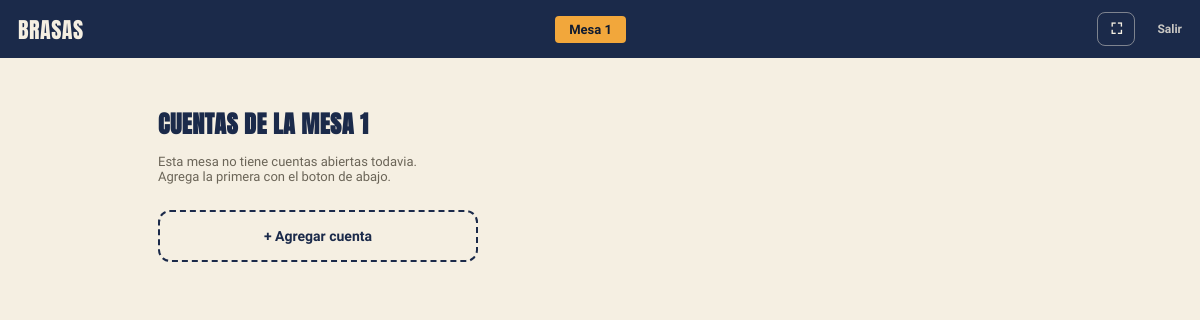
Page /mesa/1/cuentas/ (signed in) on the earlier database version.
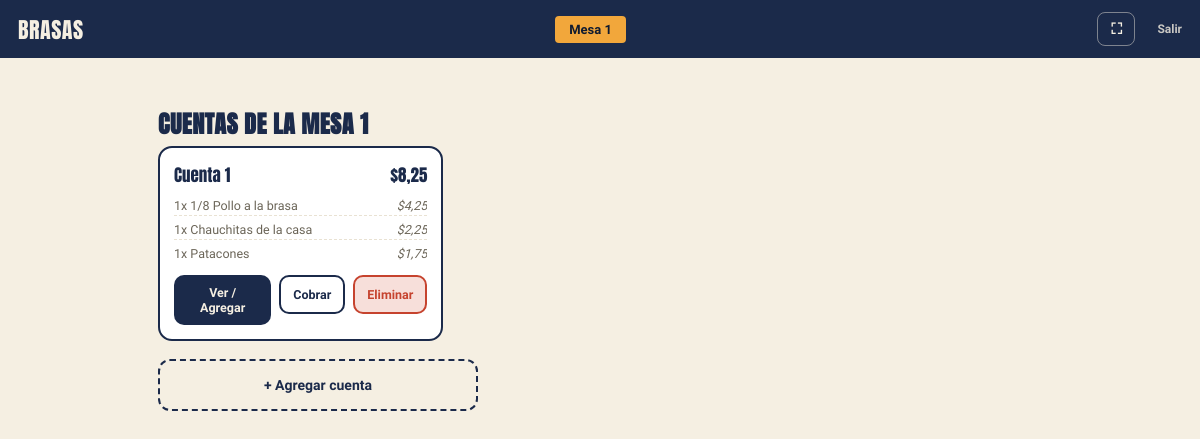
Same page on the later database version.
### pedidos/models.py (models this page shows, shortened)
class Cuenta(models.Model):
    mesa = models.ForeignKey(Mesa, related_name="cuentas", on_delete=models.CASCADE)
    numero = models.PositiveIntegerField()
    cerrada = models.BooleanField(default=False)
    creado = models.DateTimeField(default=timezone.now)
    class Meta:
        ordering = ["numero"]
        unique_together = [("mesa", "numero")]
    def items(self):
        return DetalleOrden.objects.filter(
            orden__mesa=self.mesa, orden__es_venta_directa=False, cuenta=self.numero,
        ).exclude(orden__estado="cerrada").select_related("producto", "acompanamiento")

class DetalleOrden(models.Model):
    orden = models.ForeignKey(Orden, related_name="items", on_delete=models.CASCADE)
    producto = models.ForeignKey(Producto, on_delete=models.CASCADE)
    cantidad = models.IntegerField(default=1)
    notas = models.CharField(max_length=200, blank=True)
    acompanamiento = models.ForeignKey(
        Producto, on_delete=models.PROTECT, null=True, blank=True, related_name="+"
    )
    sin_acompanamientos = models.CharField(max_length=200, blank=True)
    variantes_elegidas = models.CharField(max_length=200, blank=True)
    despresado = models.BooleanField(default=False)
    cuenta = models.PositiveIntegerField(default=1)
    def precio_unitario(self):
        precio = self.producto.precio
        if self.acompanamiento and self.acompanamiento.precio_cambio is not None:
            precio += self.acompanamiento.precio_cambio
        return precio
    def subtotal(self):
        return self.precio_unitario() * self.cantidad

class Producto(models.Model):
    CATEGORIAS = [
        ("combos", "Combos"),
        ("pollo", "Pollo"),
        ("acompanamientos", "Acompañamientos"),
        ("bebidas", "Bebidas"),
        ("gaseosas", "Gaseosas"),
    ]
    TEMPORIZADORES = [5, 10, 15, 20, 25]
    nombre = models.CharField(max_length=100)
    precio = models.DecimalField(max_digits=6, decimal_places=2)
    categoria = models.CharField(max_length=20, choices=CATEGORIAS)
    imagen = models.FileField(upload_to="productos/", blank=True)
    disponible = models.BooleanField(default=True)
    listo_en = models.DateTimeField(null=True, blank=True)
    controla_stock = models.BooleanField(default=False)
    stock = models.IntegerField(null=True, blank=True)
    precio_compra = models.DecimalField(max_digits=6, decimal_places=2, null=True, blank=True)
    es_combo = models.BooleanField(default=False)
    combo_incluye = models.CharField(max_length=250, blank=True)
    requiere_pieza = models.BooleanField(default=False)
    acompanamiento_incluido = models.CharField(max_length=100, blank=True)
    precio_cambio = models.DecimalField(max_digits=6, decimal_places=2, null=True, blank=True)
    opciones_incluidas = models.CharField(max_length=200, blank=True)

### pedidos/views.py (the view)
# urls.py: path("mesa/<int:mesa_id>/cuentas/", views.cuentas_mesa, name="cuentas_mesa"),
@login_required
@user_passes_test(es_mesero)
def cuentas_mesa(request, mesa_id):
    mesa = get_object_or_404(Mesa, id=mesa_id)
    cuentas = []
    for cuenta in mesa.cuentas.filter(cerrada=False):
        items = list(cuenta.items())
        cuentas.append({
            "cuenta": cuenta,
            "items": items,
            "total": sum(i.subtotal() for i in items),
        })
    orden = Orden.objects.filter(mesa=mesa, estado="abierta", es_venta_directa=False).first()
    return render(request, "pedidos/cuentas_mesa.html", {
        "mesa": mesa,
        "cuentas": cuentas,
        "orden": orden,
    })

### pedidos/context_processors.py (called while the page is built)
def css_version(request):
    ruta = finders.find("pedidos/estilo.css")
    return {"css_version": int(os.path.getmtime(ruta)) if ruta else 0}

### pedidos/models.py (called while the page is built)
    def total(self):
        total = sum(item.subtotal() for item in self.items.all())
        if self.para_llevar:
            total += self.RECARGO_PARA_LLEVAR * self.unidades_con_envase()
        return total

### pedidos/views.py (called while the page is built)
def es_mesero(user):
    return user.groups.filter(name="Mesero").exists() or user.is_superuser

### pedidos/templates/pedidos/cuentas_mesa.html (shortened to what this page needs)
{% extends "pedidos/base.html" %}
{% load l10n %}
{% block contenido %}
<header class="top">
    <a href="{% url 'elegir_mesa' %}" class="titulo">Brasas</a>
    <span class="mesa">Mesa {{ mesa.numero }}</span>
    <span class="top-acciones">
        <button type="button" class="top-fullscreen" id="btn-fullscreen" aria-label="Pantalla completa">⛶</button>
        <a href="{% url 'logout' %}" class="top-salir">Salir</a>
    </span>
</header>
<div class="app">
    <h2 class="seccion-titulo">Cuentas de la Mesa {{ mesa.numero }}</h2>
    <div class="cuentas-grid">
        {% for c in cuentas %}
        <div class="cuenta-card">
            <div class="cuenta-head">
                <span class="cuenta-nombre">Cuenta {{ c.cuenta.numero }}</span>
                <span class="cuenta-total">${{ c.total|floatformat:2 }}</span>
            </div>
            <ul class="cuenta-lista">
                {% for item in c.items %}
                <li>
                    <span>{{ item.cantidad }}x {{ item.producto.nombre }}</span>
                    <em>${{ item.subtotal|floatformat:2 }}</em>
                </li>
                {% empty %}
                <li class="cuenta-vacia">Sin productos todavia.</li>
                {% endfor %}
            </ul>
            <div class="cuenta-acciones">
                <a href="{% url 'menu_mesa' mesa.id %}?cuenta={{ c.cuenta.numero }}" class="btn-cuenta-agregar">Ver / Agregar</a>
                <form method="post" action="{% url 'cobrar_cuenta' c.cuenta.id %}" onsubmit="return confirm('¿Ya se cobro esta cuenta?');">
                    <button type="submit" class="btn-cuenta-cobrar">Cobrar</button>
                </form>
                <form method="post" action="{% url 'eliminar_cuenta' c.cuenta.id %}" class="form-eliminar-cuenta" data-vacia="{% if c.items %}0{% else %}1{% endif %}">
                    <button type="submit" class="btn-cuenta-eliminar">Eliminar</button>
                </form>
            </div>
        </div>
        {% empty %}
        <p class="vacio">Esta mesa no tiene cuentas abiertas todavia. Agrega la primera con el boton de abajo.</p>
        {% endfor %}
    </div>
    <form method="post" action="{% url 'crear_cuenta' mesa.id %}">
        <button type="submit" class="btn-agregar-cuenta">+ Agregar cuenta</button>
    </form>
</div>
{% endblock %}

Differences in the rows shown:
added Cuenta: cuenta.numero "1", total "8,25"
added DetalleOrden: cantidad "1", producto.nombre "1/8 Pollo a la brasa", subtotal "4,25"
added DetalleOrden: cantidad "1", producto.nombre "Chauchitas de la casa", subtotal "2,25"
added DetalleOrden: cantidad "1", producto.nombre "Patacones", subtotal "1,75"
Other differences:
text no longer shown: "Esta mesa no tiene cuentas abiertas todavia. Agrega la primera con el boton de abajo."
